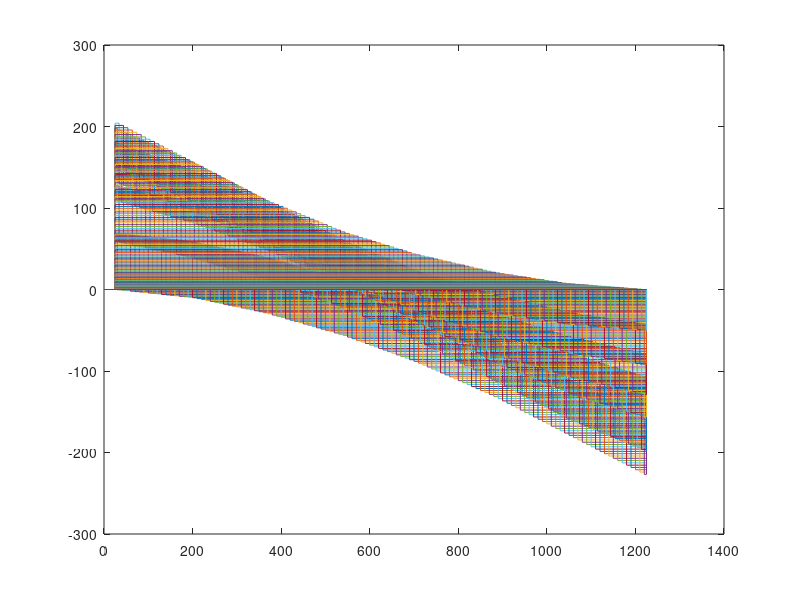

Write MATLAB code to recreate this figure.
# all lengths are in mm, mm4, N, etc

clear, close all;

BRIDGE_LEN = 1250;

weight_loc = [0, 100, 200];
weight_amt = [100, 100, 250];
inertia_mm = 0.418e6;
y_bar_mm = 41.4;

# calculate axle pos relative to LHS
ED_WHEEL = 52;
AX_TO_AX = 176;
CAR_TO_CAR = 164;
TRAIN_REL_POS = [ED_WHEEL AX_TO_AX CAR_TO_CAR AX_TO_AX CAR_TO_CAR AX_TO_AX];
TRAIN_LEN = sum(TRAIN_REL_POS)
TRAIN_REL_POS = cumsum(TRAIN_REL_POS);

FREIGHT_N = 100;
LOCO_MULT = 1.38;
LOCO_N = FREIGHT_N * LOCO_MULT;
FREIGHT_N = FREIGHT_N / 2;
LOCO_N = LOCO_N / 2;
TRAIN_WEIGHT = ones(1, 6) .* FREIGHT_N;
TRAIN_WEIGHT(5) = LOCO_N;
TRAIN_WEIGHT(6) = LOCO_N;
TRAIN_WEIGHT = -1 .* TRAIN_WEIGHT;
TOTAL_TRAIN_WEIGHT = sum(TRAIN_WEIGHT)

# calculate the reaction forces
SUPPORT_L = 25;
SUPPORT_R = 1225;

# find the reaction forces on both sides
START_SIM = -TRAIN_LEN;
END_SIM = SUPPORT_R;
#START_SIM = 500
#END_SIM = 500
STEP_SIM = 10;
reaction = [[]:[]];
steps = START_SIM:STEP_SIM:END_SIM;
for position = steps;
  # find the reaction forces for each step
  train_pos = TRAIN_REL_POS + position; # converts relative train pos to abs
  # filters out axles that are not on the bridge anymore
  # train_pos = train_pos .* (train_pos > SUPPORT_L) .* (train_pos < SUPPORT_R)
  dist_to_lhs = train_pos - SUPPORT_L;
  # checks if the train is on the bridge
  trains_on_bridge = (train_pos > SUPPORT_L) .* (train_pos < SUPPORT_R);
  moments_to_lhs = dist_to_lhs .* TRAIN_WEIGHT .* trains_on_bridge;
  dist_between_support = SUPPORT_R - SUPPORT_L;
  reaction_rhs = sum(moments_to_lhs) / dist_between_support * -1;
  reaction_lhs = -sum(TRAIN_WEIGHT .* trains_on_bridge) - reaction_rhs;

  reaction(1,end+1) = reaction_lhs;
  reaction(2,end) = reaction_rhs;

  # filter the train axles so that only the ones within the range are valid

  train_load = nonzeros(TRAIN_WEIGHT .* trains_on_bridge)
  train_pos = nonzeros(train_pos .* trains_on_bridge)

  force_loc = [SUPPORT_L, train_pos', SUPPORT_R]
  force_loc = repelem(force_loc, 2)
  force_loc = [force_loc, 0]

  shear_n = [reaction_lhs, train_load', reaction_rhs]
  shear_n = repelem(cumsum(shear_n), 2)
  shear_n = [0, shear_n]

  plot(force_loc, shear_n)
  hold on

#  shear = [[reaction_lhs, train_load, reaction_rhs],[SUPPORT_L, train_pos, SUPPORT_R]]
#  plot(shear(2,:), shear(1,:))
#  hold on
end

hold off

#plot(steps, reaction(1,:));
#hold on
#plot(steps, reaction(2,:));
#legend("LHS Reaction", "RHS Reaction")
#hold off

for reaction_pair = reaction

end
